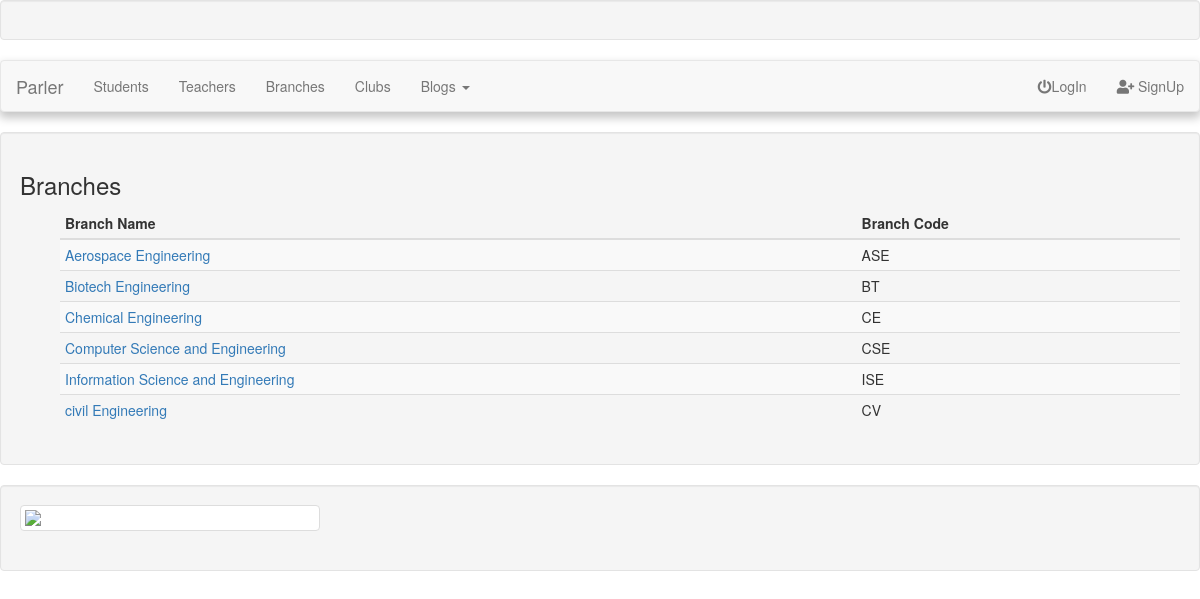
Screenshot of /departments/ with the database file from the repository.
### intro/models.py (models this page shows, shortened)
class branch(models.Model):
    branch_name = models.CharField(max_length=100);
    branch_code = models.CharField(max_length=5);
    launch_year = models.IntegerField(('year'), choices=YEAR_CHOICES, default=datetime.datetime.now().year);
    approved_intake = models.IntegerField();
    branch_detail = models.TextField(blank=True);
    class Meta:
        ordering = ['branch_name']

### intro/views.py (the view)
# urls.py: url(r'^departments/$', views.BranchList.as_view(), name="branch"),
class BranchList(ListView):
    template_name = 'intro/branchlist.html'
    def get_queryset(self):
        return branch.objects.all()

### intro/templates/intro/branchlist.html (shortened to what this page needs)
{%extends "intro/base.html" %}
{% block content %}
<H3>Branches</H3>
<ul>
    <table class="table table-striped table-condensed">
        <thead>
        <tr>
            <th>Branch Name</th>
            <th>Branch Code</th>
        </tr>
        </thead>
        <tbody>
        {%for item in object_list %}
        <tr>
            <td><a href="{%url 'intro:branchDetail' item.id %}">{{item.branch_name}}</a></td>
            <td>{{item.branch_code}}</td>
        </tr>
        {%endfor%}
        </tbody>
    </table>
</ul>
{%endblock%}

### intro/templates/intro/base.html (shortened to what this page needs)
<!DOCTYPE html>
<html lang="en">
<head>
    {% load static %}
    <link rel="stylesheet" href="https://maxcdn.bootstrapcdn.com/bootstrap/3.3.7/css/bootstrap.min.css"/>
    <link rel="stylesheet"
          href="https://cdnjs.cloudflare.com/ajax/libs/font-awesome/4.7.0/css/font-awesome.min.css"/>
    <link rel="stylesheet" href="https://use.fontawesome.com/releases/v5.3.1/css/all.css">
    <link rel="stylesheet" href="{% static 'intro/style.css' %}" type="text/css">
</head>
<body>
<div class="container-fluid banner well">
</div>
<nav class="navbar navbar-default">
    <div class="navbar-header">
        <a class="navbar-brand" href="{%url 'intro:homepage' %}">Parler</a>
    </div>
    <div>
        <div class="collapse navbar-collapse" id="myNavbar">
            <ul class="nav navbar-nav">
                <li><a href="{% url 'intro:StudentList'%}">Students</a></li>
                <li><a href="#section2">Teachers</a></li>
                <li><a href="{%url 'intro:branch' %}">Branches</a></li>
                <li><a href="#section4">Clubs</a></li>
                <li class="dropdown"><a class="dropdown-toggle" data-toggle="dropdown" href="#">Blogs <span
                        class="caret"></span></a>
                </li>
            </ul>
            <ul class="nav navbar-nav navbar-right">
                {% if not user.is_authenticated %}
                <li><a href="{%url 'intro:login'%}"><i class="fas fa-power-off"></i>LogIn</a></li>
                <li><a href="{%url 'intro:signup' %}"><i class="fas fa-user-plus"></i>&nbsp;SignUp</a></li>
                {%endif%}
            </ul>
        </div>
    </div>
</nav>
<div class="container-fluid well">
    {%block content%}
    {%endblock%}
</div>
<footer class="page-footer well">
    <div class="Linkedin-Id img-responsive thumbnail">
        <a href="https://linkedin.com/in/gr8ayu"><img src="https://image.ibb.co/mYinPe/aa.png"/></a>
    </div>
</footer>
  {% load static %}
</body>
</html>

### intro/static/intro/style.css (style rules this page uses)
nav { box-shadow: 0 5px 10px 1px #c6c6c6; }
footer { width:100%; }
.Linkedin-Id { width:300px; }

### rows the page displays
branch: branch_name "Aerospace Engineering", branch_code "ASE"
branch: branch_name "Biotech Engineering", branch_code "BT"
branch: branch_name "Chemical Engineering", branch_code "CE"
branch: branch_name "Computer Science and Engineering", branch_code "CSE"
branch: branch_name "Information Science and Engineering", branch_code "ISE"
branch: branch_name "civil Engineering", branch_code "CV"
